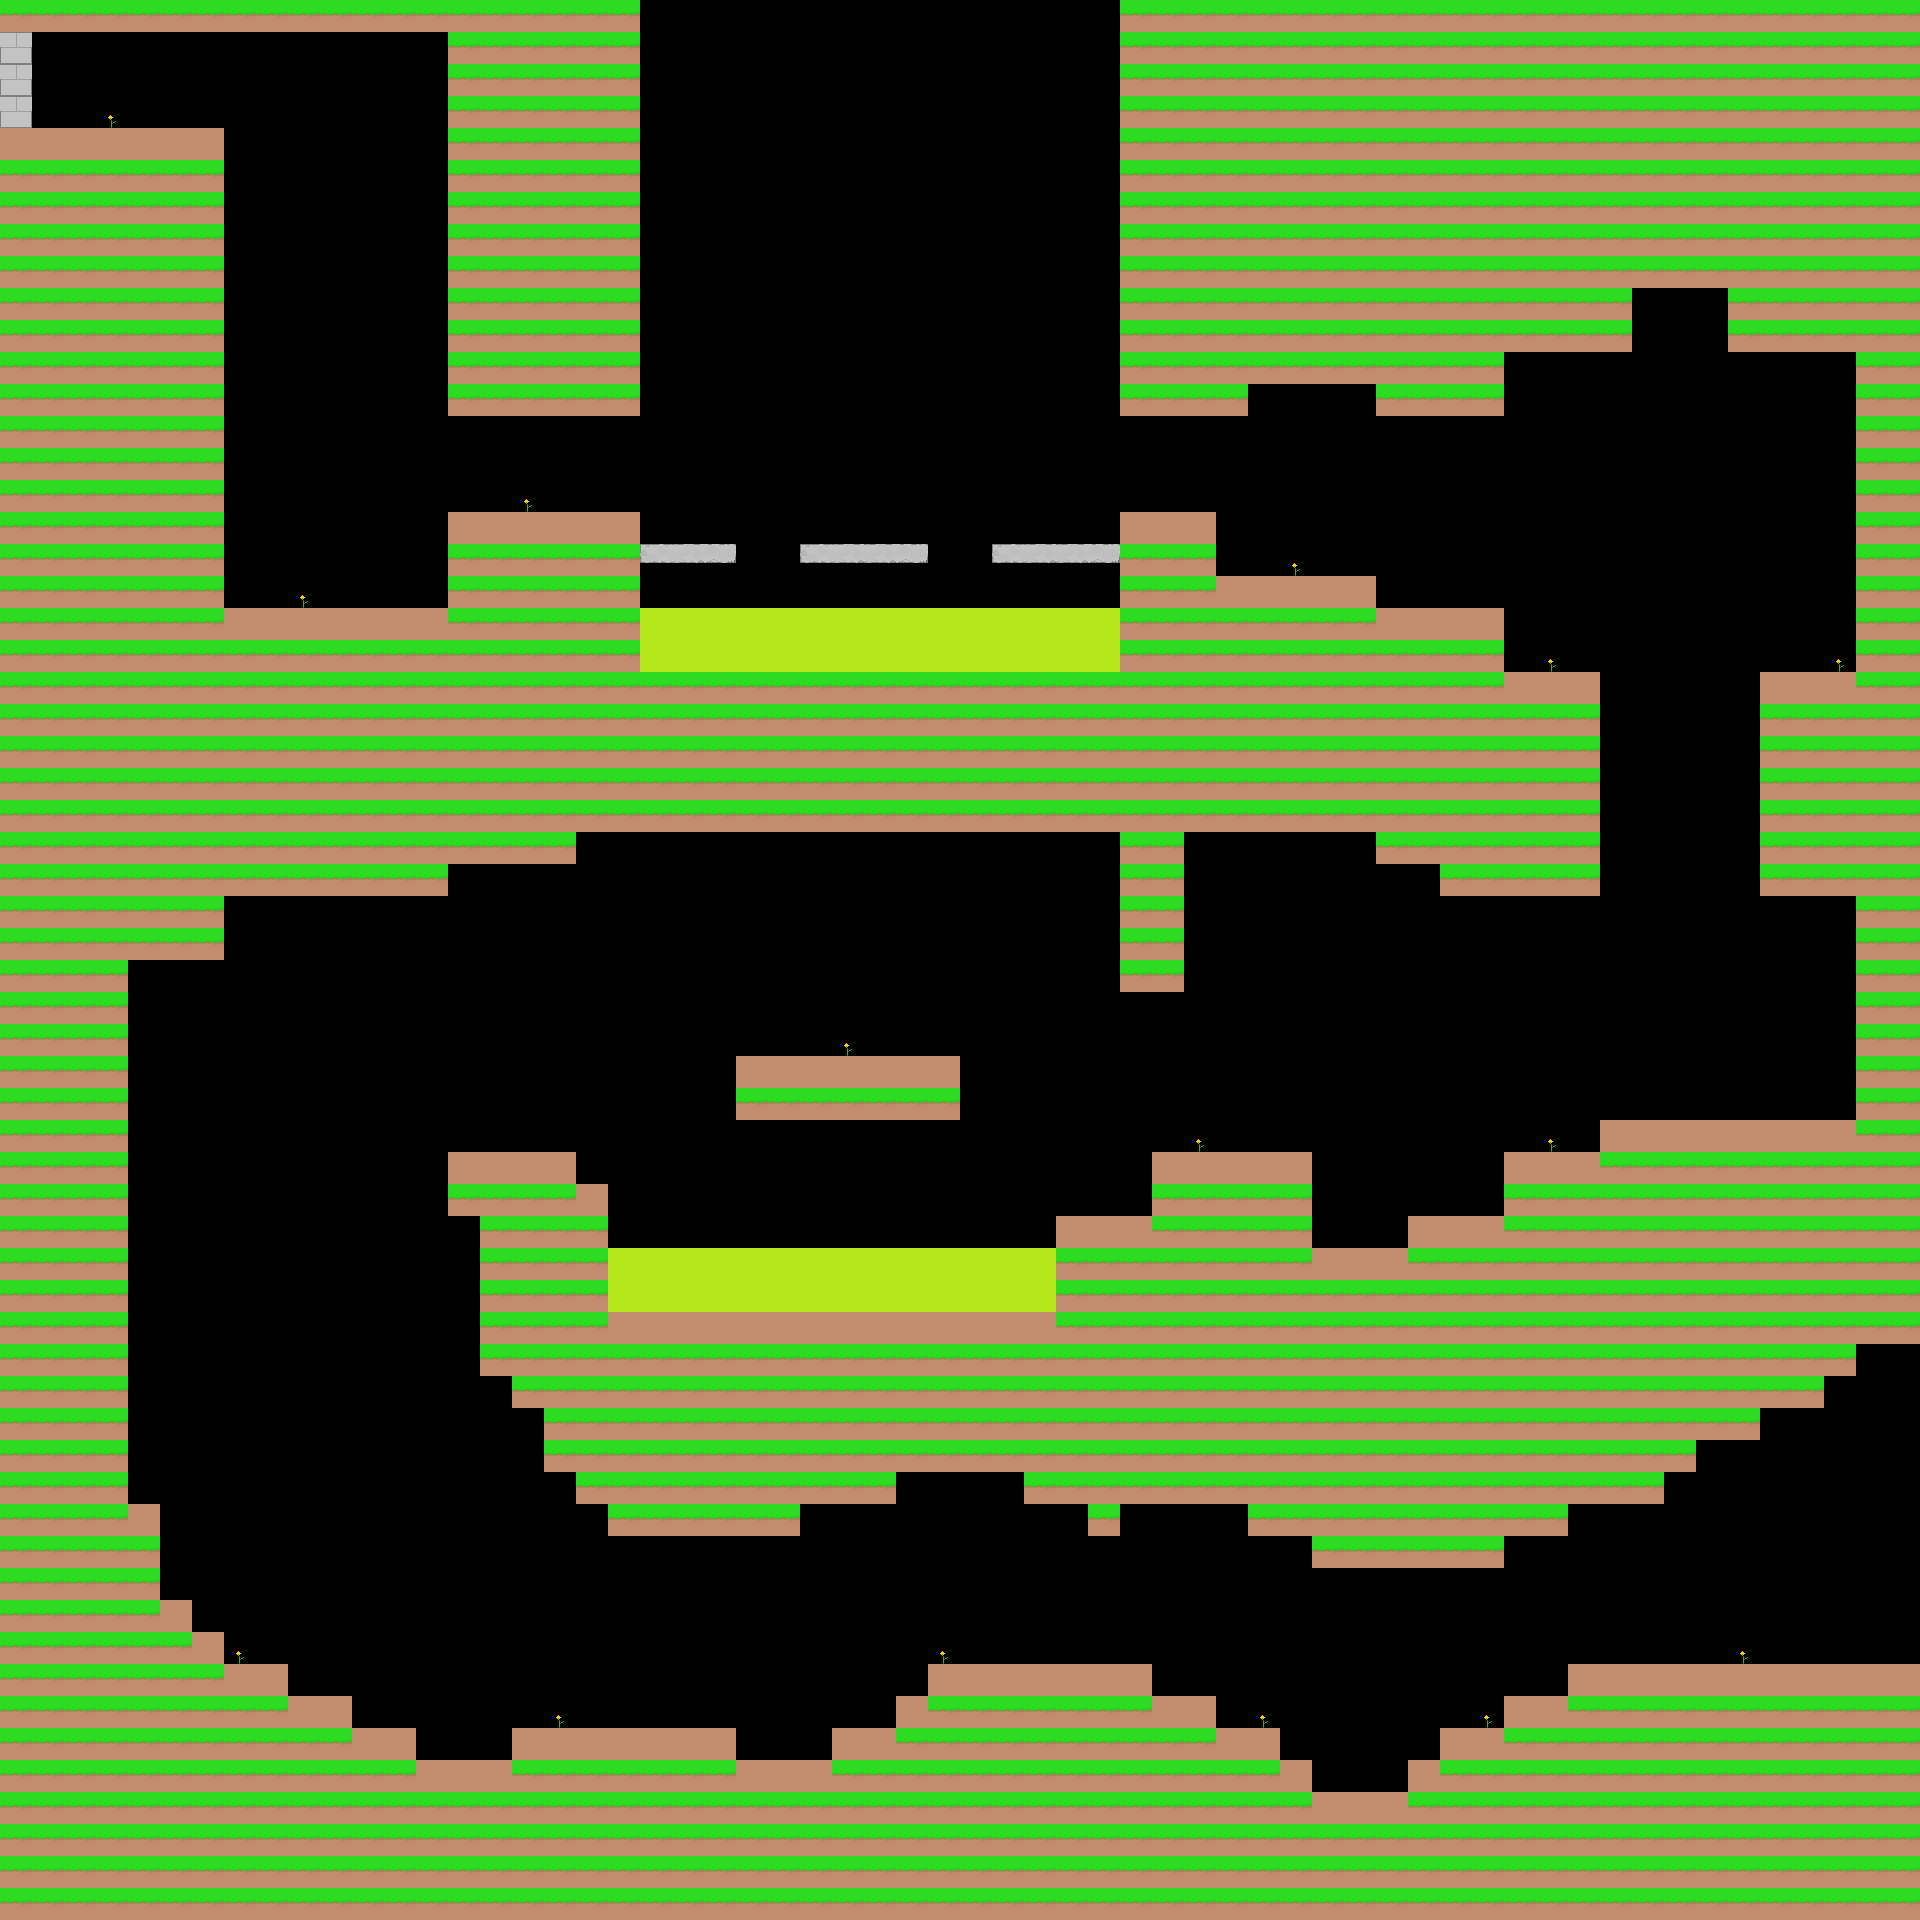

Below is a game level as drawn by its tile map, then a one-line description and the .tmx file that defines it, in full:
An orthogonal 60x60 tile map with 32x32 px tiles, 1 tile layer (Camada de Blocos 1).

<map version="1.10" tiledversion="1.10.2" orientation="orthogonal" renderorder="right-down" width="60" height="60" tilewidth="32" tileheight="32" infinite="0" nextlayerid="2" nextobjectid="1">
 <tileset firstgid="1" source="tiles.tsx" />
 <layer id="1" name="Camada de Blocos 1" width="60" height="60">
  <data encoding="csv">
7,7,7,7,7,7,7,7,7,7,7,7,7,7,7,7,7,7,7,7,0,0,0,0,0,0,0,0,0,0,0,0,0,0,0,7,7,7,7,7,7,7,7,7,7,7,7,7,7,7,7,7,7,7,7,7,7,7,7,7,
1,0,0,0,0,0,0,0,0,0,0,0,0,0,7,7,7,7,7,7,0,0,0,0,0,0,0,0,0,0,0,0,0,0,0,7,7,7,7,7,7,7,7,7,7,7,7,7,7,7,7,7,7,7,7,7,7,7,7,7,
1,0,0,0,0,0,0,0,0,0,0,0,0,0,7,7,7,7,7,7,0,0,0,0,0,0,0,0,0,0,0,0,0,0,0,7,7,7,7,7,7,7,7,7,7,7,7,7,7,7,7,7,7,7,7,7,7,7,7,7,
1,0,0,8,0,0,0,0,0,0,0,0,0,0,7,7,7,7,7,7,0,0,0,0,0,0,0,0,0,0,0,0,0,0,0,7,7,7,7,7,7,7,7,7,7,7,7,7,7,7,7,7,7,7,7,7,7,7,7,7,
6,6,6,6,6,6,6,0,0,0,0,0,0,0,7,7,7,7,7,7,0,0,0,0,0,0,0,0,0,0,0,0,0,0,0,7,7,7,7,7,7,7,7,7,7,7,7,7,7,7,7,7,7,7,7,7,7,7,7,7,
7,7,7,7,7,7,7,0,0,0,0,0,0,0,7,7,7,7,7,7,0,0,0,0,0,0,0,0,0,0,0,0,0,0,0,7,7,7,7,7,7,7,7,7,7,7,7,7,7,7,7,7,7,7,7,7,7,7,7,7,
7,7,7,7,7,7,7,0,0,0,0,0,0,0,7,7,7,7,7,7,0,0,0,0,0,0,0,0,0,0,0,0,0,0,0,7,7,7,7,7,7,7,7,7,7,7,7,7,7,7,7,7,7,7,7,7,7,7,7,7,
7,7,7,7,7,7,7,0,0,0,0,0,0,0,7,7,7,7,7,7,0,0,0,0,0,0,0,0,0,0,0,0,0,0,0,7,7,7,7,7,7,7,7,7,7,7,7,7,7,7,7,7,7,7,7,7,7,7,7,7,
7,7,7,7,7,7,7,0,0,0,0,0,0,0,7,7,7,7,7,7,0,0,0,0,0,0,0,0,0,0,0,0,0,0,0,7,7,7,7,7,7,7,7,7,7,7,7,7,7,7,7,7,7,7,7,7,7,7,7,7,
7,7,7,7,7,7,7,0,0,0,0,0,0,0,7,7,7,7,7,7,0,0,0,0,0,0,0,0,0,0,0,0,0,0,0,7,7,7,7,7,7,7,7,7,7,7,7,7,7,7,7,0,0,0,7,7,7,7,7,7,
7,7,7,7,7,7,7,0,0,0,0,0,0,0,7,7,7,7,7,7,0,0,0,0,0,0,0,0,0,0,0,0,0,0,0,7,7,7,7,7,7,7,7,7,7,7,7,7,7,7,7,0,0,0,7,7,7,7,7,7,
7,7,7,7,7,7,7,0,0,0,0,0,0,0,7,7,7,7,7,7,0,0,0,0,0,0,0,0,0,0,0,0,0,0,0,7,7,7,7,7,7,7,7,7,7,7,7,0,0,0,0,0,0,0,0,0,0,0,7,7,
7,7,7,7,7,7,7,0,0,0,0,0,0,0,7,7,7,7,7,7,0,0,0,0,0,0,0,0,0,0,0,0,0,0,0,7,7,7,7,0,0,0,0,7,7,7,7,0,0,0,0,0,0,0,0,0,0,0,7,7,
7,7,7,7,7,7,7,0,0,0,0,0,0,0,0,0,0,0,0,0,0,0,0,0,0,0,0,0,0,0,0,0,0,0,0,0,0,0,0,0,0,0,0,0,0,0,0,0,0,0,0,0,0,0,0,0,0,0,7,7,
7,7,7,7,7,7,7,0,0,0,0,0,0,0,0,0,0,0,0,0,0,0,0,0,0,0,0,0,0,0,0,0,0,0,0,0,0,0,0,0,0,0,0,0,0,0,0,0,0,0,0,0,0,0,0,0,0,0,7,7,
7,7,7,7,7,7,7,0,0,0,0,0,0,0,0,0,8,0,0,0,0,0,0,0,0,0,0,0,0,0,0,0,0,0,0,0,0,0,0,0,0,0,0,0,0,0,0,0,0,0,0,0,0,0,0,0,0,0,7,7,
7,7,7,7,7,7,7,0,0,0,0,0,0,0,6,6,6,6,6,6,0,0,0,0,0,0,0,0,0,0,0,0,0,0,0,6,6,6,0,0,0,0,0,0,0,0,0,0,0,0,0,0,0,0,0,0,0,0,7,7,
7,7,7,7,7,7,7,0,0,0,0,0,0,0,7,7,7,7,7,7,3,4,5,0,0,3,4,4,5,0,0,3,4,4,5,7,7,7,0,0,8,0,0,0,0,0,0,0,0,0,0,0,0,0,0,0,0,0,7,7,
7,7,7,7,7,7,7,0,0,8,0,0,0,0,7,7,7,7,7,7,0,0,0,0,0,0,0,0,0,0,0,0,0,0,0,7,7,7,6,6,6,6,6,0,0,0,0,0,0,0,0,0,0,0,0,0,0,0,7,7,
7,7,7,7,7,7,7,6,6,6,6,6,6,6,7,7,7,7,7,7,13,13,13,13,13,13,13,13,13,13,13,13,13,13,13,7,7,7,7,7,7,7,7,6,6,6,6,0,0,0,0,0,0,0,0,0,0,0,7,7,
7,7,7,7,7,7,7,7,7,7,7,7,7,7,7,7,7,7,7,7,13,13,13,13,13,13,13,13,13,13,13,13,13,13,13,7,7,7,7,7,7,7,7,7,7,7,7,0,8,0,0,0,0,0,0,0,0,8,7,7,
7,7,7,7,7,7,7,7,7,7,7,7,7,7,7,7,7,7,7,7,7,7,7,7,7,7,7,7,7,7,7,7,7,7,7,7,7,7,7,7,7,7,7,7,7,7,7,6,6,6,0,0,0,0,0,6,6,6,7,7,
7,7,7,7,7,7,7,7,7,7,7,7,7,7,7,7,7,7,7,7,7,7,7,7,7,7,7,7,7,7,7,7,7,7,7,7,7,7,7,7,7,7,7,7,7,7,7,7,7,7,0,0,0,0,0,7,7,7,7,7,
7,7,7,7,7,7,7,7,7,7,7,7,7,7,7,7,7,7,7,7,7,7,7,7,7,7,7,7,7,7,7,7,7,7,7,7,7,7,7,7,7,7,7,7,7,7,7,7,7,7,0,0,0,0,0,7,7,7,7,7,
7,7,7,7,7,7,7,7,7,7,7,7,7,7,7,7,7,7,7,7,7,7,7,7,7,7,7,7,7,7,7,7,7,7,7,7,7,7,7,7,7,7,7,7,7,7,7,7,7,7,0,0,0,0,0,7,7,7,7,7,
7,7,7,7,7,7,7,7,7,7,7,7,7,7,7,7,7,7,7,7,7,7,7,7,7,7,7,7,7,7,7,7,7,7,7,7,7,7,7,7,7,7,7,7,7,7,7,7,7,7,0,0,0,0,0,7,7,7,7,7,
7,7,7,7,7,7,7,7,7,7,7,7,7,7,7,7,7,7,0,0,0,0,0,0,0,0,0,0,0,0,0,0,0,0,0,7,7,0,0,0,0,0,0,7,7,7,7,7,7,7,0,0,0,0,0,7,7,7,7,7,
7,7,7,7,7,7,7,7,7,7,7,7,7,7,0,0,0,0,0,0,0,0,0,0,0,0,0,0,0,0,0,0,0,0,0,7,7,0,0,0,0,0,0,0,0,7,7,7,7,7,0,0,0,0,0,7,7,7,7,7,
7,7,7,7,7,7,7,0,0,0,0,0,0,0,0,0,0,0,0,0,0,0,0,0,0,0,0,0,0,0,0,0,0,0,0,7,7,0,0,0,0,0,0,0,0,0,0,0,0,0,0,0,0,0,0,0,0,0,7,7,
7,7,7,7,7,7,7,0,0,0,0,0,0,0,0,0,0,0,0,0,0,0,0,0,0,0,0,0,0,0,0,0,0,0,0,7,7,0,0,0,0,0,0,0,0,0,0,0,0,0,0,0,0,0,0,0,0,0,7,7,
7,7,7,7,0,0,0,0,0,0,0,0,0,0,0,0,0,0,0,0,0,0,0,0,0,0,0,0,0,0,0,0,0,0,0,7,7,0,0,0,0,0,0,0,0,0,0,0,0,0,0,0,0,0,0,0,0,0,7,7,
7,7,7,7,0,0,0,0,0,0,0,0,0,0,0,0,0,0,0,0,0,0,0,0,0,0,0,0,0,0,0,0,0,0,0,0,0,0,0,0,0,0,0,0,0,0,0,0,0,0,0,0,0,0,0,0,0,0,7,7,
7,7,7,7,0,0,0,0,0,0,0,0,0,0,0,0,0,0,0,0,0,0,0,0,0,0,8,0,0,0,0,0,0,0,0,0,0,0,0,0,0,0,0,0,0,0,0,0,0,0,0,0,0,0,0,0,0,0,7,7,
7,7,7,7,0,0,0,0,0,0,0,0,0,0,0,0,0,0,0,0,0,0,0,6,6,6,6,6,6,6,0,0,0,0,0,0,0,0,0,0,0,0,0,0,0,0,0,0,0,0,0,0,0,0,0,0,0,0,7,7,
7,7,7,7,0,0,0,0,0,0,0,0,0,0,0,0,0,0,0,0,0,0,0,7,7,7,7,7,7,7,0,0,0,0,0,0,0,0,0,0,0,0,0,0,0,0,0,0,0,0,0,0,0,0,0,0,0,0,7,7,
7,7,7,7,0,0,0,0,0,0,0,0,0,0,0,0,0,0,0,0,0,0,0,0,0,0,0,0,0,0,0,0,0,0,0,0,0,8,0,0,0,0,0,0,0,0,0,0,8,0,6,6,6,6,6,6,6,6,7,7,
7,7,7,7,0,0,0,0,0,0,0,0,0,0,6,6,6,6,0,0,0,0,0,0,0,0,0,0,0,0,0,0,0,0,0,0,6,6,6,6,6,0,0,0,0,0,0,6,6,6,7,7,7,7,7,7,7,7,7,7,
7,7,7,7,0,0,0,0,0,0,0,0,0,0,7,7,7,7,6,0,0,0,0,0,0,0,0,0,0,0,0,0,0,0,0,0,7,7,7,7,7,0,0,0,0,0,0,7,7,7,7,7,7,7,7,7,7,7,7,7,
7,7,7,7,0,0,0,0,0,0,0,0,0,0,0,7,7,7,7,0,0,0,0,0,0,0,0,0,0,0,0,0,0,6,6,6,7,7,7,7,7,0,0,0,6,6,6,7,7,7,7,7,7,7,7,7,7,7,7,7,
7,7,7,7,0,0,0,0,0,0,0,0,0,0,0,7,7,7,7,13,13,13,13,13,13,13,13,13,13,13,13,13,13,7,7,7,7,7,7,7,7,6,6,6,7,7,7,7,7,7,7,7,7,7,7,7,7,7,7,7,
7,7,7,7,0,0,0,0,0,0,0,0,0,0,0,7,7,7,7,13,13,13,13,13,13,13,13,13,13,13,13,13,13,7,7,7,7,7,7,7,7,7,7,7,7,7,7,7,7,7,7,7,7,7,7,7,7,7,7,7,
7,7,7,7,0,0,0,0,0,0,0,0,0,0,0,7,7,7,7,6,6,6,6,6,6,6,6,6,6,6,6,6,6,7,7,7,7,7,7,7,7,7,7,7,7,7,7,7,7,7,7,7,7,7,7,7,7,7,7,7,
7,7,7,7,0,0,0,0,0,0,0,0,0,0,0,7,7,7,7,7,7,7,7,7,7,7,7,7,7,7,7,7,7,7,7,7,7,7,7,7,7,7,7,7,7,7,7,7,7,7,7,7,7,7,7,7,7,7,0,0,
7,7,7,7,0,0,0,0,0,0,0,0,0,0,0,0,7,7,7,7,7,7,7,7,7,7,7,7,7,7,7,7,7,7,7,7,7,7,7,7,7,7,7,7,7,7,7,7,7,7,7,7,7,7,7,7,7,0,0,0,
7,7,7,7,0,0,0,0,0,0,0,0,0,0,0,0,0,7,7,7,7,7,7,7,7,7,7,7,7,7,7,7,7,7,7,7,7,7,7,7,7,7,7,7,7,7,7,7,7,7,7,7,7,7,7,0,0,0,0,0,
7,7,7,7,0,0,0,0,0,0,0,0,0,0,0,0,0,7,7,7,7,7,7,7,7,7,7,7,7,7,7,7,7,7,7,7,7,7,7,7,7,7,7,7,7,7,7,7,7,7,7,7,7,0,0,0,0,0,0,0,
7,7,7,7,0,0,0,0,0,0,0,0,0,0,0,0,0,0,7,7,7,7,7,7,7,7,7,7,0,0,0,0,7,7,7,7,7,7,7,7,7,7,7,7,7,7,7,7,7,7,7,7,0,0,0,0,0,0,0,0,
7,7,7,7,6,0,0,0,0,0,0,0,0,0,0,0,0,0,0,7,7,7,7,7,7,0,0,0,0,0,0,0,0,0,7,0,0,0,0,7,7,7,7,7,7,7,7,7,7,0,0,0,0,0,0,0,0,0,0,0,
7,7,7,7,7,0,0,0,0,0,0,0,0,0,0,0,0,0,0,0,0,0,0,0,0,0,0,0,0,0,0,0,0,0,0,0,0,0,0,0,0,7,7,7,7,7,7,0,0,0,0,0,0,0,0,0,0,0,0,0,
7,7,7,7,7,0,0,0,0,0,0,0,0,0,0,0,0,0,0,0,0,0,0,0,0,0,0,0,0,0,0,0,0,0,0,0,0,0,0,0,0,0,0,0,0,0,0,0,0,0,0,0,0,0,0,0,0,0,0,0,
7,7,7,7,7,6,0,0,0,0,0,0,0,0,0,0,0,0,0,0,0,0,0,0,0,0,0,0,0,0,0,0,0,0,0,0,0,0,0,0,0,0,0,0,0,0,0,0,0,0,0,0,0,0,0,0,0,0,0,0,
7,7,7,7,7,7,6,8,0,0,0,0,0,0,0,0,0,0,0,0,0,0,0,0,0,0,0,0,0,8,0,0,0,0,0,0,0,0,0,0,0,0,0,0,0,0,0,0,0,0,0,0,0,0,8,0,0,0,0,0,
7,7,7,7,7,7,7,6,6,0,0,0,0,0,0,0,0,0,0,0,0,0,0,0,0,0,0,0,0,6,6,6,6,6,6,6,0,0,0,0,0,0,0,0,0,0,0,0,0,6,6,6,6,6,6,6,6,6,6,6,
7,7,7,7,7,7,7,7,7,6,6,0,0,0,0,0,0,8,0,0,0,0,0,0,0,0,0,0,6,7,7,7,7,7,7,7,6,6,0,8,0,0,0,0,0,0,8,6,6,7,7,7,7,7,7,7,7,7,7,7,
7,7,7,7,7,7,7,7,7,7,7,6,6,0,0,0,6,6,6,6,6,6,6,0,0,0,6,6,7,7,7,7,7,7,7,7,7,7,6,6,0,0,0,0,0,6,6,7,7,7,7,7,7,7,7,7,7,7,7,7,
7,7,7,7,7,7,7,7,7,7,7,7,7,6,6,6,7,7,7,7,7,7,7,6,6,6,7,7,7,7,7,7,7,7,7,7,7,7,7,7,6,0,0,0,6,7,7,7,7,7,7,7,7,7,7,7,7,7,7,7,
7,7,7,7,7,7,7,7,7,7,7,7,7,7,7,7,7,7,7,7,7,7,7,7,7,7,7,7,7,7,7,7,7,7,7,7,7,7,7,7,7,6,6,6,7,7,7,7,7,7,7,7,7,7,7,7,7,7,7,7,
7,7,7,7,7,7,7,7,7,7,7,7,7,7,7,7,7,7,7,7,7,7,7,7,7,7,7,7,7,7,7,7,7,7,7,7,7,7,7,7,7,7,7,7,7,7,7,7,7,7,7,7,7,7,7,7,7,7,7,7,
7,7,7,7,7,7,7,7,7,7,7,7,7,7,7,7,7,7,7,7,7,7,7,7,7,7,7,7,7,7,7,7,7,7,7,7,7,7,7,7,7,7,7,7,7,7,7,7,7,7,7,7,7,7,7,7,7,7,7,7,
7,7,7,7,7,7,7,7,7,7,7,7,7,7,7,7,7,7,7,7,7,7,7,7,7,7,7,7,7,7,7,7,7,7,7,7,7,7,7,7,7,7,7,7,7,7,7,7,7,7,7,7,7,7,7,7,7,7,7,7
</data>
 </layer>
</map>